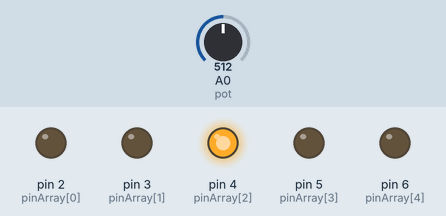
Bench run of a sketch on a simulated Arduino Uno, built with avr-gcc and run on an emulated ATmega328P. Parts: output pins drawn as LEDs (lit = HIGH). Dashed ring = blinking. The inputs (shaded band) are chosen by the test bench; at power-on: A0 (pot) = 512.

Above: at 1.2 s.
1.3 s: A0 (pot) set to 0
At 2.5 s:
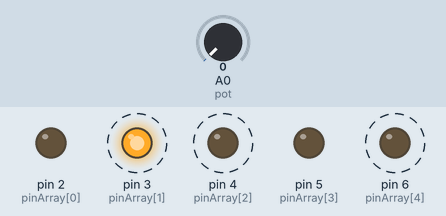
4.3 s: A0 (pot) set to 122
At 5.02 s:
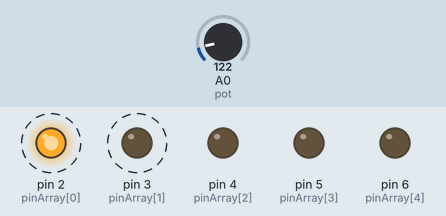
7.3 s: A0 (pot) set to 511
At 10.8 s:
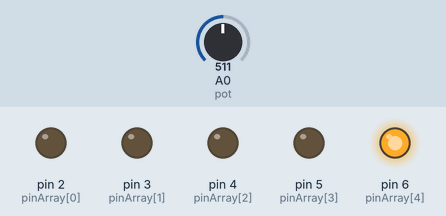
Timing chart, 0 to 16.3 s (numbered marks = the images above; inputs shaded):
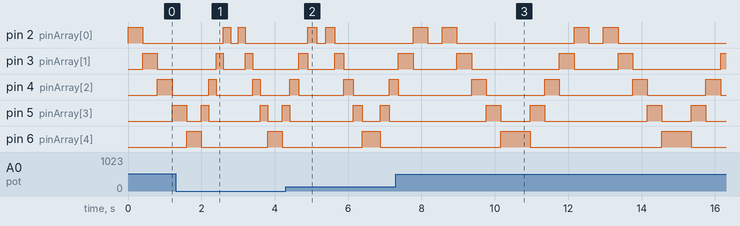

The sketch:

array.ino
```cpp
int pinArray[] = {2, 3, 4, 5, 6};
int brightLED=9;
int d;
//want to control delay with the potentiometer
int pot = A0;

int getDelay() {
  int potValue = analogRead(pot); //read the voltate
  int customDelay = map(potValue, 0, 1023, 200, 600); //map it to some amount of milisecond
  return customDelay;
}
void setup() {
  // put your setup code here, to run once:
  //  Serial.begin(9600);
  for (byte i = 0; i < 5; i++) {
    pinMode(pinArray[i], OUTPUT);
  }
//  pinMode(brightLED,OUTPUT);
}

void loop() {


for (int i = 0; i < 5; i++) {
    d = getDelay();
    int index = pinArray[i];
    digitalWrite(index, HIGH);
    digitalWrite(index - 1, LOW);
    delay(d);
  }
  for (int j = 5; j > -1; j--) {
    d = getDelay();
    int index = pinArray[j];
    digitalWrite(index, LOW);
    digitalWrite(index - 1, HIGH);
    //  Serial.println(pinArray[j]);
    delay(d);
  }
}
```

Measured:
- after the input at 7.3 s, pin 6 (pinArray[4]): alternates HIGH for 0.80 s and LOW for 3.6 s, starting after 2.9 s
